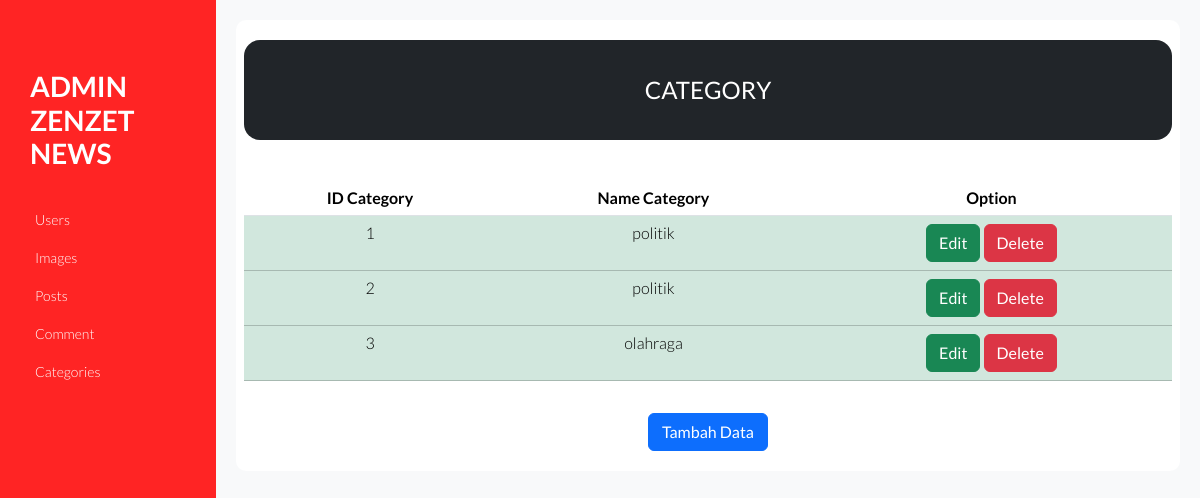
The app's page /admin/categories.php with its own data.
### tables this page shows
CREATE TABLE `categories` (
  `id` int NOT NULL AUTO_INCREMENT,
  `nama` varchar(15) NOT NULL,
  PRIMARY KEY (`id`)
);

### admin/categories.php (the view, shortened to what this page needs)
<!DOCTYPE html>
<html lang="en">
<head>
    <link href="https://cdn.jsdelivr.net/npm/bootstrap@5.3.2/dist/css/bootstrap.min.css" rel="stylesheet">
    <link rel="stylesheet" href="https://cdnjs.cloudflare.com/ajax/libs/font-awesome/6.5.1/css/all.min.css" />
    <link href="https://cdn.jsdelivr.net/npm/bootstrap@5.3.2/dist/css/bootstrap.min.css" rel="stylesheet">
    <link rel="stylesheet" type="text/css" href="syntax-highlighter/styles/shCore.css" media="all">
    <link rel="stylesheet" type="text/css" href="syntax-highlighter/styles/shThemeDefault.css" media="all">
    <link rel="stylesheet" href="css/font-awesome.min.css">
    <link rel="stylesheet" href="css/normalize.min.css">
    <link rel="stylesheet" href="css/main.css">
</head>
<body>
    <div class="container-fluid p-0">
        <?php require_once "./sidebar.php" ?>
        <div id="main-wrapper">
            <div class="main-content">
                <div class="row pt-3 pb-3 d-flex align-content-center text-center text-white rounded-4 bg-dark" style="height:100px;">
                    <h2 class="align-middle" style="color:white;">CATEGORY</h2>
                </div>
                <div class="row justify-content-center">
                    <table class="table" style="text-align: center;">
                    <thead style="height:75px;">
                            <tr>
                                <th scope="col">ID Category</th>
                                <th scope="col">Name Category</th>
                                <th scope="col">Option</th>
                            </tr>
                        </thead>
                        <tbody class="table-success">
                            <?php
                            include "config.php";
                            $qry = "SELECT * FROM categories";
                            $exec = mysqli_query($con, $qry);
                            while ($data = mysqli_fetch_assoc($exec)) {
                            ?>
                                <tr>
                                    <td><?= $data['id'] ?></td>
                                    <td><?= $data['nama'] ?></td>
                                    <td>
                                        <button type="button" class="btn btn-success" data-bs-toggle="modal" data-bs-target="#editCategoryModal<?= $data['id'] ?>">Edit</button>
                                        <a class="btn btn-danger" href="categories-delete.php?id=<?= $data['id'] ?>">Delete</a>
                                    </td>
                                </tr>
                            <?php } ?>
                        </tbody>
                    </table>
                </div>
                <a class="btn btn-primary d-block mx-auto mt-3" style="width: 120px " href="#" role="button" data-bs-toggle="modal" data-bs-target="#addCategoryModal">Tambah Data</a>
            </div>
        </div>
    </div>
</body>
</html>

### admin/css/main.css (style rules this page uses)
body { background-color:#FFF; font-family: "Lato", sans-serif; font-weight: 300; font-size:16px; line-height:18px; color:#777; }
a { color: #aa0a5f; }
a, a:hover, a:focus { text-decoration: none; outline: 0; }
h1, h2, h3, h4, h5, h6 { color: #333; margin:0; font-weight: normal; }
h2 { font-size: 24px; }
#main-wrapper { float: left; margin-left: 18%; width: 82%; }

### admin/categories.php (style rules this page uses)
body { display: flex; background-color: #f8f9fa; }
#main-wrapper { flex: 1; padding-left: 0; }
table thead { background-color: orange; color: white; }
.main-content { background-color: white; padding: 20px; margin: 20px; border-radius: 10px; }

### records on screen
categories: id "1", nama "politik"
categories: id "2", nama "politik"
categories: id "3", nama "olahraga"
